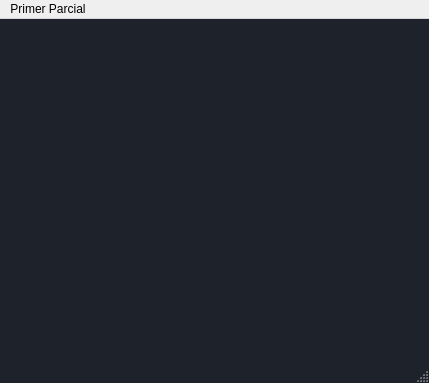
<?xml version="1.0" encoding="UTF-8"?>
<ui version="4.0">
 <class>MainWindow</class>
 <widget class="QMainWindow" name="MainWindow">
  <property name="geometry">
   <rect>
    <x>0</x>
    <y>0</y>
    <width>429</width>
    <height>383</height>
   </rect>
  </property>
  <property name="windowTitle">
   <string>Menu</string>
  </property>
  <property name="styleSheet">
   <string notr="true">/* DISEÑO GENERAL DE LA VENTANA */
QDialog, QMainWindow {
    background-color: #1e222b; /* Fondo oscuro elegante */
    color: #ffffff;            /* Texto blanco */
    font-family: &quot;Segoe UI&quot;, Arial, sans-serif;
    font-size: 14px;
}

/* DISEÑO DE LOS CUADROS DE TEXTO (Inputs) */
QLineEdit, QTextEdit, QPlainTextEdit {
    background-color: #282c34; /* Gris más claro que el fondo */
    color: #ffffff;
    border: 2px solid #3f4451;  /* Borde sutil */
    border-radius: 6px;        /* Bordes redondeados */
    padding: 6px 10px;
    selection-background-color: #4b90ff;
}

/* Cuando el usuario hace clic para escribir en el cuadro de texto */
QLineEdit:focus, QTextEdit:focus, QPlainTextEdit:focus {
    border: 2px solid #4b90ff; /* El borde cambia a azul brillante */
    background-color: #2c313c;
}

/* DISEÑO DE LAS ETIQUETAS DE TEXTO (Labels) */
QLabel {
    color: #abb2bf; /* Color gris claro/plateado para que no canse la vista */
    font-weight: 500;
}

/* DISEÑO DEL BOTÓN CALCULAR */
QPushButton {
    background-gradient: qlineargradient(x1:0, y1:0, x2:0, y2:1, stop:0 #4b90ff, stop:1 #2766cc);
    background-color: #4b90ff; /* Azul base */
    color: #ffffff;
    font-weight: bold;
    border: none;
    border-radius: 6px;        /* Botón redondeado */
    padding: 10px 20px;
    min-height: 20px;
}

/* Cuando el usuario pasa el mouse sobre el botón */
QPushButton:hover {
    background-color: #619eff; /* Se vuelve un azul más vivo */
    cursor: pointer;
}

/* Cuando el usuario presiona el botón */
QPushButton:pressed {
    background-color: #1f54a8; /* Se oscurece un poco al hundirse */
    padding-top: 11px;         /* Efecto visual de click */
    padding-bottom: 9px;
}</string>
  </property>
  <widget class="QWidget" name="centralwidget"/>
  <widget class="QMenuBar" name="menubar">
   <property name="geometry">
    <rect>
     <x>0</x>
     <y>0</y>
     <width>429</width>
     <height>18</height>
    </rect>
   </property>
   <widget class="QMenu" name="menuPrimer_Parcial">
    <property name="title">
     <string>Primer Parcial</string>
    </property>
    <addaction name="actionArea_de_un_Triangulo"/>
    <addaction name="actionArea_de_un_Rectangulo"/>
    <addaction name="actionArea_de_un_Circulo"/>
    <addaction name="separator"/>
    <addaction name="actionSalir"/>
   </widget>
   <addaction name="menuPrimer_Parcial"/>
  </widget>
  <widget class="QStatusBar" name="statusbar"/>
  <action name="actionArea_de_un_Triangulo">
   <property name="text">
    <string>Area de un Triangulo</string>
   </property>
  </action>
  <action name="actionArea_de_un_Rectangulo">
   <property name="text">
    <string>Area de un Rectangulo</string>
   </property>
  </action>
  <action name="actionArea_de_un_Circulo">
   <property name="text">
    <string>Area de un Circulo</string>
   </property>
  </action>
  <action name="actionSalir">
   <property name="text">
    <string>Salir</string>
   </property>
  </action>
 </widget>
 <resources/>
 <connections/>
</ui>
